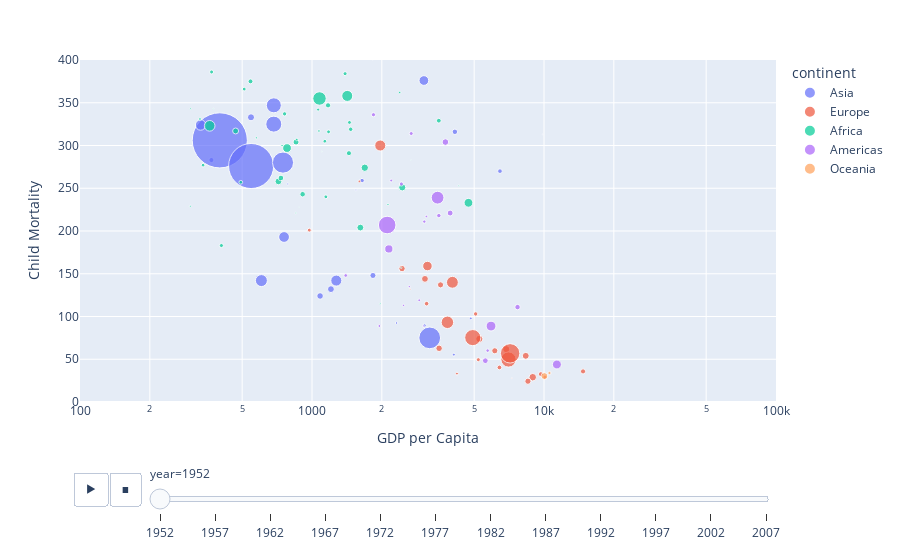

The cell this chart's notebook holds for it:
### Code cell
# Create a scatter plot (GDP vs Child Mortality)
px.scatter(gapminder_cm,
           x='gdpPercap',
           y='childMortality',
           color='continent',
           size='pop',
           size_max=60,
           hover_name='country',
           animation_frame='year',
           animation_group='country',
           log_x=True,
           range_x=[100, 100000],  # Set x-axis range for better GDP scaling
            range_y=[0, 400],
           labels={'pop': 'Population',
                   'gdpPercap': 'GDP per Capita',
                   'childMortality': 'Child Mortality'}
            )

### Figure 1 — Plotly figure (JSON) as saved in the notebook; plotly's stock layout.template omitted (floating-point values rounded to 4 significant figures)
{"data": [{"hovertemplate": "<b>%{hovertext}</b><br><br>continent=Asia<br>year=1952<br>GDP per Capita=%{x}<br>Child Mortality=%{y}<br>Population=%{marker.size}<extra></extra>", "hovertext": ["Afghanistan", "Bahrain", "Bangladesh", "Cambodia", "China", "Hong Kong, China", "India", "Indonesia", "Iran", "Iraq", "Israel", "Japan", "Jordan", "Korea, Dem. Rep.", "Korea, Rep.", "Kuwait", "Lebanon", "Malaysia", "Mongolia", "Myanmar", "Nepal", "Oman", "Pakistan", "Philippines", "Saudi Arabia", "Singapore", "Sri Lanka", "Syria", "Taiwan", "Thailand", "Vietnam", "West Bank and Gaza", "Yemen, Rep."], "ids": ["Afghanistan", "Bahrain", "Bangladesh", "Cambodia", "China", "Hong Kong, China", "India", "Indonesia", "Iran", "Iraq", "Israel", "Japan", "Jordan", "Korea, Dem. Rep.", "Korea, Rep.", "Kuwait", "Lebanon", "Malaysia", "Mongolia", "Myanmar", "Nepal", "Oman", "Pakistan", "Philippines", "Saudi Arabia", "Singapore", "Sri Lanka", "Syria", "Taiwan", "Thailand", "Vietnam", "West Bank and Gaza", "Yemen, Rep."], "legendgroup": "Asia", "marker": {"color": "#636efa", "size": [8425333, 120447, 46886859, 4693836, 556263527, 2125900, 372000000, 82052000, 17272000, 5441766, 1620914, 86459025, 607914, 8865488, 20947571, 160000, 1439529, 6748378, 800663, 20092996, 9182536, 507833, 41346560, 22438691, 4005677, 1127000, 7982342, 3661549, 8550362, 21289402, 26246839, 1030585, 4963829], "sizemode": "area", "sizeref": 366300.0, "symbol": "circle"}, "mode": "markers", "name": "Asia", "orientation": "v", "showlegend": true, "type": "scatter", "x": [779.4, 9867.0, 684.2, 368.5, 400.4, 3054.0, 546.6, 749.7, 3035.0, 4130.0, 4087.0, 3217.0, 1547.0, 1088.0, 1031.0, 108400.0, 4835.0, 1831.0, 786.6, 331.0, 545.9, 1828.0, 684.6, 1273.0, 6460.0, 2315.0, 1084.0, 1643.0, 1207.0, 757.8, 605.1, 1516.0, 781.7], "xaxis": "x", "y": [407.0, 313.0, 325.0, 283.0, 306.0, 89.4, 276.0, 280.0, 376.0, 316.0, 55.4, 75.0, 248.0, NaN, NaN, 189.0, 97.8, 148.0, 255.0, 324.0, 333.0, 401.0, 347.0, 142.0, 270.0, 92.4, 124.0, 259.0, 132.0, 193.0, 142.0, NaN, NaN], "yaxis": "y"}, {"hovertemplate": "<b>%{hovertext}</b><br><br>continent=Europe<br>year=1952<br>GDP per Capita=%{x}<br>Child Mortality=%{y}<br>Population=%{marker.size}<extra></extra>", "hovertext": ["Albania", "Austria", "Belgium", "Bosnia and Herzegovina", "Bulgaria", "Croatia", "Czech Republic", "Denmark", "Finland", "France", "Germany", "Greece", "Hungary", "Iceland", "Ireland", "Italy", "Montenegro", "Netherlands", "Norway", "Poland", "Portugal", "Romania", "Serbia", "Slovak Republic", "Slovenia", "Spain", "Sweden", "Switzerland", "Turkey", "United Kingdom"], "ids": ["Albania", "Austria", "Belgium", "Bosnia and Herzegovina", "Bulgaria", "Croatia", "Czech Republic", "Denmark", "Finland", "France", "Germany", "Greece", "Hungary", "Iceland", "Ireland", "Italy", "Montenegro", "Netherlands", "Norway", "Poland", "Portugal", "Romania", "Serbia", "Slovak Republic", "Slovenia", "Spain", "Sweden", "Switzerland", "Turkey", "United Kingdom"], "legendgroup": "Europe", "marker": {"color": "#EF553B", "size": [1282697, 6927772, 8730405, 2791000, 7274900, 3882229, 9125183, 4334000, 4090500, 42459667, 69145952, 7733250, 9504000, 147962, 2952156, 47666000, 413834, 10381988, 3327728, 25730551, 8526050, 16630000, 6860147, 3558137, 1489518, 28549870, 7124673, 4815000, 22235677, 50430000], "sizemode": "area", "sizeref": 366300.0, "symbol": "circle"}, "mode": "markers", "name": "Europe", "orientation": "v", "showlegend": true, "type": "scatter", "x": [1601.0, 6137.0, 8343.0, 973.5, 2444.0, 3119.0, 6876.0, 9692.0, 6425.0, 7030.0, 7144.0, 3531.0, 5264.0, 7268.0, 5210.0, 4931.0, 2648.0, 8942.0, 10100.0, 4029.0, 3068.0, 3145.0, 3581.0, 5075.0, 4215.0, 3834.0, 8528.0, 14730.0, 1969.0, 9980.0], "xaxis": "x", "y": [258.0, 59.9, 54.0, 201.0, 156.0, 115.0, 61.8, 32.6, 40.4, 49.7, 56.9, 62.8, 73.8, 27.9, 49.5, 75.3, 132.0, 29.0, 29.1, 140.0, 144.0, 159.0, 137.0, 103.0, 33.2, 93.2, 24.3, 35.8, 300.0, NaN], "yaxis": "y"}, {"hovertemplate": "<b>%{hovertext}</b><br><br>continent=Africa<br>year=1952<br>GDP per Capita=%{x}<br>Child Mortality=%{y}<br>Population=%{marker.size}<extra></extra>", "hovertext": ["Algeria", "Angola", "Benin", "Botswana", "Burkina Faso", "Burundi", "Cameroon", "Central African Republic", "Chad", "Comoros", "Congo, Dem. Rep.", "Congo, Rep.", "Cote d'Ivoire", "Djibouti", "Egypt", "Equatorial Guinea", "Eritrea", "Ethiopia", "Gabon", "Gambia", "Ghana", "Guinea", "Guinea-Bissau", "Kenya", "Lesotho", "Liberia", "Libya", "Madagascar", "Malawi", "Mali", "Mauritania", "Mauritius", "Morocco", "Mozambique", "Namibia", "Niger", "Nigeria", "Reunion", "Rwanda", "Sao Tome and Principe", "Senegal", "Sierra Leone", "Somalia", "South Africa", "Sudan", "Swaziland", "Tanzania", "Togo", "Tunisia", "Uganda", "Zambia", "Zimbabwe"], "ids": ["Algeria", "Angola", "Benin", "Botswana", "Burkina Faso", "Burundi", "Cameroon", "Central African Republic", "Chad", "Comoros", "Congo, Dem. Rep.", "Congo, Rep.", "Cote d'Ivoire", "Djibouti", "Egypt", "Equatorial Guinea", "Eritrea", "Ethiopia", "Gabon", "Gambia", "Ghana", "Guinea", "Guinea-Bissau", "Kenya", "Lesotho", "Liberia", "Libya", "Madagascar", "Malawi", "Mali", "Mauritania", "Mauritius", "Morocco", "Mozambique", "Namibia", "Niger", "Nigeria", "Reunion", "Rwanda", "Sao Tome and Principe", "Senegal", "Sierra Leone", "Somalia", "South Africa", "Sudan", "Swaziland", "Tanzania", "Togo", "Tunisia", "Uganda", "Zambia", "Zimbabwe"], "legendgroup": "Africa", "marker": {"color": "#00cc96", "size": [9279525, 4232095, 1738315, 442308, 4469979, 2445618, 5009067, 1291695, 2682462, 153936, 14100005, 854885, 2977019, 63149, 22223309, 216964, 1438760, 20860941, 420702, 284320, 5581001, 2664249, 580653, 6464046, 748747, 863308, 1019729, 4762912, 2917802, 3838168, 1022556, 516556, 9939217, 6446316, 485831, 3379468, 33119096, 257700, 2534927, 60011, 2755589, 2143249, 2526994, 14264935, 8504667, 290243, 8322925, 1219113, 3647735, 5824797, 2672000, 3080907], "sizemode": "area", "sizeref": 366300.0, "symbol": "circle"}, "mode": "markers", "name": "Africa", "orientation": "v", "showlegend": true, "type": "scatter", "x": [2449.0, 3521.0, 1063.0, 851.2, 543.3, 339.3, 1173.0, 1071.0, 1179.0, 1103.0, 780.5, 2126.0, 1389.0, 2670.0, 1419.0, 375.6, 328.9, 362.1, 4293.0, 485.2, 911.3, 510.2, 299.9, 853.5, 298.8, 575.6, 2388.0, 1443.0, 369.2, 452.3, 743.1, 1968.0, 1688.0, 468.5, 2424.0, 761.9, 1077.0, 2719.0, 493.3, 879.6, 1450.0, 879.8, 1136.0, 4725.0, 1616.0, 1148.0, 716.7, 859.8, 1468.0, 734.8, 1147.0, 406.9], "xaxis": "x", "y": [251.0, 329.0, 342.0, 221.0, 375.0, 277.0, 347.0, 317.0, 316.0, 293.0, 297.0, 231.0, 384.0, 283.0, 358.0, 343.0, 331.0, 323.0, 253.0, 404.0, 243.0, 366.0, 343.0, 304.0, 229.0, 309.0, 362.0, 291.0, 386.0, 441.0, 300.0, 115.0, 274.0, 317.0, 157.0, 337.0, 355.0, NaN, 257.0, 228.0, 327.0, 437.0, 305.0, 233.0, 204.0, NaN, 258.0, 307.0, 319.0, 262.0, 240.0, 183.0], "yaxis": "y"}, {"hovertemplate": "<b>%{hovertext}</b><br><br>continent=Americas<br>year=1952<br>GDP per Capita=%{x}<br>Child Mortality=%{y}<br>Population=%{marker.size}<extra></extra>", "hovertext": ["Argentina", "Bolivia", "Brazil", "Canada", "Chile", "Colombia", "Costa Rica", "Cuba", "Dominican Republic", "Ecuador", "El Salvador", "Guatemala", "Haiti", "Honduras", "Jamaica", "Mexico", "Nicaragua", "Panama", "Paraguay", "Peru", "Puerto Rico", "Trinidad and Tobago", "United States", "Uruguay", "Venezuela"], "ids": ["Argentina", "Bolivia", "Brazil", "Canada", "Chile", "Colombia", "Costa Rica", "Cuba", "Dominican Republic", "Ecuador", "El Salvador", "Guatemala", "Haiti", "Honduras", "Jamaica", "Mexico", "Nicaragua", "Panama", "Paraguay", "Peru", "Puerto Rico", "Trinidad and Tobago", "United States", "Uruguay", "Venezuela"], "legendgroup": "Americas", "marker": {"color": "#ab63fa", "size": [17876956, 2883315, 56602560, 14785584, 6377619, 12350771, 926317, 6007797, 2491346, 3548753, 2042865, 3146381, 3201488, 1517453, 1426095, 30144317, 1165790, 940080, 1555876, 8025700, 2227000, 662850, 157553000, 2252965, 5439568], "sizemode": "area", "sizeref": 366300.0, "symbol": "circle"}, "mode": "markers", "name": "Americas", "orientation": "v", "showlegend": true, "type": "scatter", "x": [5911.0, 2677.0, 2109.0, 11370.0, 3940.0, 2144.0, 2627.0, 5587.0, 1398.0, 3522.0, 3048.0, 2428.0, 1840.0, 2195.0, 2899.0, 3478.0, 3112.0, 2480.0, 1952.0, 3759.0, 3082.0, 3023.0, 13990.0, 5717.0, 7690.0], "xaxis": "x", "y": [88.8, 314.0, 207.0, 43.9, 221.0, 179.0, 135.0, 48.3, 148.0, 218.0, 211.0, 255.0, 336.0, 259.0, 119.0, 239.0, 217.0, 113.0, 88.9, 304.0, NaN, 88.9, NaN, 60.1, 111.0], "yaxis": "y"}, {"hovertemplate": "<b>%{hovertext}</b><br><br>continent=Oceania<br>year=1952<br>GDP per Capita=%{x}<br>Child Mortality=%{y}<br>Population=%{marker.size}<extra></extra>", "hovertext": ["Australia", "New Zealand"], "ids": ["Australia", "New Zealand"], "legendgroup": "Oceania", "marker": {"color": "#FFA15A", "size": [8691212, 1994794], "sizemode": "area", "sizeref": 366300.0, "symbol": "circle"}, "mode": "markers", "name": "Oceania", "orientation": "v", "showlegend": true, "type": "scatter", "x": [10040.0, 10560.0], "xaxis": "x", "y": [30.3, 33.9], "yaxis": "y"}], "layout": {"legend": {"itemsizing": "constant", "title": {"text": "continent"}, "tracegroupgap": 0}, "margin": {"t": 60}, "sliders": [{"active": 0, "currentvalue": {"prefix": "year="}, "len": 0.9, "pad": {"b": 10, "t": 60}, "steps": [{"args": [["1952"], {"frame": {"duration": 0, "redraw": false}, "fromcurrent": true, "mode": "immediate", "transition": {"duration": 0, "easing": "linear"}}], "label": "1952", "method": "animate"}, {"args": [["1957"], {"frame": {"duration": 0, "redraw": false}, "fromcurrent": true, "mode": "immediate", "transition": {"duration": 0, "easing": "linear"}}], "label": "1957", "method": "animate"}, {"args": [["1962"], {"frame": {"duration": 0, "redraw": false}, "fromcurrent": true, "mode": "immediate", "transition": {"duration": 0, "easing": "linear"}}], "label": "1962", "method": "animate"}, {"args": [["1967"], {"frame": {"duration": 0, "redraw": false}, "fromcurrent": true, "mode": "immediate", "transition": {"duration": 0, "easing": "linear"}}], "label": "1967", "method": "animate"}, {"args": [["1972"], {"frame": {"duration": 0, "redraw": false}, "fromcurrent": true, "mode": "immediate", "transition": {"duration": 0, "easing": "linear"}}], "label": "1972", "method": "animate"}, {"args": [["1977"], {"frame": {"duration": 0, "redraw": false}, "fromcurrent": true, "mode": "immediate", "transition": {"duration": 0, "easing": "linear"}}], "label": "1977", "method": "animate"}, {"args": [["1982"], {"frame": {"duration": 0, "redraw": false}, "fromcurrent": true, "mode": "immediate", "transition": {"duration": 0, "easing": "linear"}}], "label": "1982", "method": "animate"}, {"args": [["1987"], {"frame": {"duration": 0, "redraw": false}, "fromcurrent": true, "mode": "immediate", "transition": {"duration": 0, "easing": "linear"}}], "label": "1987", "method": "animate"}, {"args": [["1992"], {"frame": {"duration": 0, "redraw": false}, "fromcurrent": true, "mode": "immediate", "transition": {"duration": 0, "easing": "linear"}}], "label": "1992", "method": "animate"}, {"args": [["1997"], {"frame": {"duration": 0, "redraw": false}, "fromcurrent": true, "mode": "immediate", "transition": {"duration": 0, "easing": "linear"}}], "label": "1997", "method": "animate"}, {"args": [["2002"], {"frame": {"duration": 0, "redraw": false}, "fromcurrent": true, "mode": "immediate", "transition": {"duration": 0, "easing": "linear"}}], "label": "2002", "method": "animate"}, {"args": [["2007"], {"frame": {"duration": 0, "redraw": false}, "fromcurrent": true, "mode": "immediate", "transition": {"duration": 0, "easing": "linear"}}], "label": "2007", "method": "animate"}], "x": 0.1, "xanchor": "left", "y": 0, "yanchor": "top"}], "updatemenus": [{"buttons": [{"args": [null, {"frame": {"duration": 500, "redraw": false}, "fromcurrent": true, "mode": "immediate", "transition": {"duration": 500, "easing": "linear"}}], "label": "&#9654;", "method": "animate"}, {"args": [[null], {"frame": {"duration": 0, "redraw": false}, "fromcurrent": true, "mode": "immediate", "transition": {"duration": 0, "easing": "linear"}}], "label": "&#9724;", "method": "animate"}], "direction": "left", "pad": {"r": 10, "t": 70}, "showactive": false, "type": "buttons", "x": 0.1, "xanchor": "right", "y": 0, "yanchor": "top"}], "xaxis": {"anchor": "y", "domain": [0, 1], "range": [2, 5], "title": {"text": "GDP per Capita"}, "type": "log"}, "yaxis": {"anchor": "x", "domain": [0, 1], "range": [0, 400], "title": {"text": "Child Mortality"}}}}
